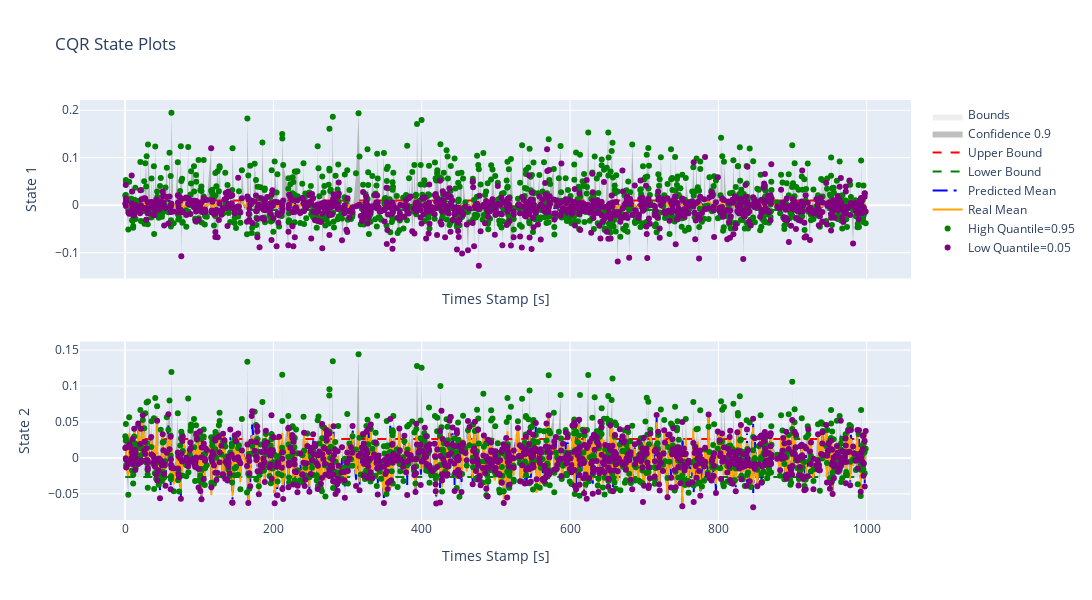

This figure's notebook cell:
### Markdown cell above
This plot is made against test data which till now is untouched.

### Code cell
dm.plot_cqr_error_plotly()

### Figure 1 — Plotly figure (JSON) as saved in the notebook; plotly's stock layout.template omitted (floating-point values rounded to 4 significant figures; data arrays with more than 128 entries replaced by an {"elided": "..."} marker saying what was removed)
{"data": [{"fill": "toself", "fillcolor": "rgba(200, 200, 200, 0.3)", "line": {"color": "rgba(255,255,255,0)"}, "name": "Bounds", "showlegend": true, "type": "scatter", "x": [0.3, 998.6, 998.6, 0.3], "xaxis": "x", "y": [-0.01, -0.01, 0.01, 0.01], "yaxis": "y"}, {"fill": "toself", "fillcolor": "rgba(128, 128, 128, 0.5)", "line": {"color": "rgba(255,255,255,0)"}, "name": "Confidence 0.9", "showlegend": true, "type": "scatter", "x": {"elided": "1998 float values"}, "xaxis": "x", "y": {"elided": "1998 float values"}, "yaxis": "y"}, {"line": {"color": "red", "dash": "dash"}, "mode": "lines", "name": "Upper Bound", "showlegend": true, "type": "scatter", "x": {"elided": "999 float values"}, "xaxis": "x", "y": {"elided": "999 float values"}, "yaxis": "y"}, {"line": {"color": "green", "dash": "dash"}, "mode": "lines", "name": "Lower Bound", "showlegend": true, "type": "scatter", "x": {"elided": "999 float values"}, "xaxis": "x", "y": {"elided": "999 float values"}, "yaxis": "y"}, {"line": {"color": "blue", "dash": "longdashdot"}, "mode": "lines", "name": "Predicted Mean", "showlegend": true, "type": "scatter", "x": {"elided": "999 float values"}, "xaxis": "x", "y": {"elided": "999 float values"}, "yaxis": "y"}, {"line": {"color": "orange"}, "mode": "lines", "name": "Real Mean", "showlegend": true, "type": "scatter", "x": {"elided": "999 float values"}, "xaxis": "x", "y": {"elided": "999 float values"}, "yaxis": "y"}, {"marker": {"color": "green", "size": 6}, "mode": "markers", "name": "High Quantile=0.95", "showlegend": true, "type": "scatter", "x": {"elided": "999 float values"}, "xaxis": "x", "y": {"elided": "999 float values"}, "yaxis": "y"}, {"marker": {"color": "purple", "size": 6}, "mode": "markers", "name": "Low Quantile=0.05", "showlegend": true, "type": "scatter", "x": {"elided": "999 float values"}, "xaxis": "x", "y": {"elided": "999 float values"}, "yaxis": "y"}, {"fill": "toself", "fillcolor": "rgba(200, 200, 200, 0.3)", "line": {"color": "rgba(255,255,255,0)"}, "name": "Bounds", "showlegend": false, "type": "scatter", "x": [0.3, 998.6, 998.6, 0.3], "xaxis": "x2", "y": [-0.0265, -0.0265, 0.0265, 0.0265], "yaxis": "y2"}, {"fill": "toself", "fillcolor": "rgba(128, 128, 128, 0.5)", "line": {"color": "rgba(255,255,255,0)"}, "name": "Confidence 0.9", "showlegend": false, "type": "scatter", "x": {"elided": "1998 float values"}, "xaxis": "x2", "y": {"elided": "1998 float values"}, "yaxis": "y2"}, {"line": {"color": "red", "dash": "dash"}, "mode": "lines", "name": "Upper Bound", "showlegend": false, "type": "scatter", "x": {"elided": "999 float values"}, "xaxis": "x2", "y": {"elided": "999 float values"}, "yaxis": "y2"}, {"line": {"color": "green", "dash": "dash"}, "mode": "lines", "name": "Lower Bound", "showlegend": false, "type": "scatter", "x": {"elided": "999 float values"}, "xaxis": "x2", "y": {"elided": "999 float values"}, "yaxis": "y2"}, {"line": {"color": "blue", "dash": "longdashdot"}, "mode": "lines", "name": "Predicted Mean", "showlegend": false, "type": "scatter", "x": {"elided": "999 float values"}, "xaxis": "x2", "y": {"elided": "999 float values"}, "yaxis": "y2"}, {"line": {"color": "orange"}, "mode": "lines", "name": "Real Mean", "showlegend": false, "type": "scatter", "x": {"elided": "999 float values"}, "xaxis": "x2", "y": {"elided": "999 float values"}, "yaxis": "y2"}, {"marker": {"color": "green", "size": 6}, "mode": "markers", "name": "High Quantile=0.95", "showlegend": false, "type": "scatter", "x": {"elided": "999 float values"}, "xaxis": "x2", "y": {"elided": "999 float values"}, "yaxis": "y2"}, {"marker": {"color": "purple", "size": 6}, "mode": "markers", "name": "Low Quantile=0.05", "showlegend": false, "type": "scatter", "x": {"elided": "999 float values"}, "xaxis": "x2", "y": {"elided": "999 float values"}, "yaxis": "y2"}], "layout": {"height": 600, "showlegend": true, "title": {"text": "CQR State Plots"}, "width": 1800, "xaxis": {"anchor": "y", "domain": [0, 1], "matches": "x2", "showticklabels": false, "title": {"text": "Times Stamp [s]"}}, "xaxis2": {"anchor": "y2", "domain": [0, 1], "title": {"text": "Times Stamp [s]"}}, "yaxis": {"anchor": "x", "domain": [0.575, 1], "title": {"text": " State 1"}}, "yaxis2": {"anchor": "x2", "domain": [0, 0.425], "title": {"text": " State 2"}}}}
